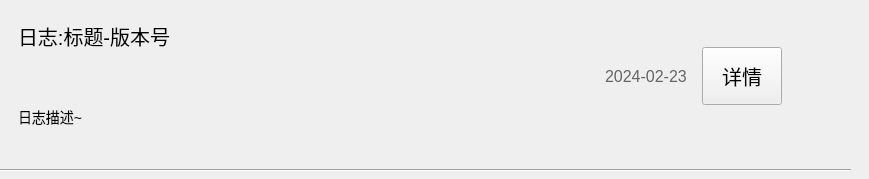
<?xml version="1.0" encoding="UTF-8"?>
<ui version="4.0">
 <class>LogItem</class>
 <widget class="QWidget" name="LogItem">
  <property name="geometry">
   <rect>
    <x>0</x>
    <y>0</y>
    <width>869</width>
    <height>179</height>
   </rect>
  </property>
  <property name="windowTitle">
   <string>Form</string>
  </property>
  <widget class="Line" name="line">
   <property name="geometry">
    <rect>
     <x>-10</x>
     <y>160</y>
     <width>861</width>
     <height>20</height>
    </rect>
   </property>
   <property name="orientation">
    <enum>Qt::Horizontal</enum>
   </property>
  </widget>
  <widget class="QWidget" name="verticalLayoutWidget_2">
   <property name="geometry">
    <rect>
     <x>0</x>
     <y>0</y>
     <width>791</width>
     <height>152</height>
    </rect>
   </property>
   <layout class="QVBoxLayout" name="verticalLayout_2">
    <item>
     <widget class="QWidget" name="gridWidget" native="true">
      <property name="sizePolicy">
       <sizepolicy hsizetype="Expanding" vsizetype="Expanding">
        <horstretch>0</horstretch>
        <verstretch>0</verstretch>
       </sizepolicy>
      </property>
      <property name="minimumSize">
       <size>
        <width>0</width>
        <height>150</height>
       </size>
      </property>
      <property name="styleSheet">
       <string notr="true"/>
      </property>
      <layout class="QGridLayout" name="gridLayout" columnstretch="1,0">
       <item row="0" column="1" alignment="Qt::AlignHCenter">
        <widget class="QPushButton" name="pushButton_2">
         <property name="styleSheet">
          <string notr="true">QPushButton{
	font-size:20px;
	height:50px;
}</string>
         </property>
         <property name="text">
          <string>详情</string>
         </property>
        </widget>
       </item>
       <item row="0" column="0">
        <widget class="QWidget" name="verticalWidget" native="true">
         <property name="sizePolicy">
          <sizepolicy hsizetype="Expanding" vsizetype="Expanding">
           <horstretch>0</horstretch>
           <verstretch>0</verstretch>
          </sizepolicy>
         </property>
         <layout class="QVBoxLayout" name="verticalLayout">
          <item>
           <widget class="QLabel" name="label_2">
            <property name="styleSheet">
             <string notr="true">QLabel{
	font-size:20px;
}</string>
            </property>
            <property name="text">
             <string>日志:标题-版本号</string>
            </property>
           </widget>
          </item>
          <item alignment="Qt::AlignRight">
           <widget class="QLabel" name="label_3">
            <property name="styleSheet">
             <string notr="true">QLabel{
	font-size:16px;
	color:rgb(100,100,100)
}</string>
            </property>
            <property name="text">
             <string>2024-02-23</string>
            </property>
           </widget>
          </item>
          <item>
           <widget class="QLabel" name="label_4">
            <property name="styleSheet">
             <string notr="true">QLabel{
	font-size:14px;
}</string>
            </property>
            <property name="text">
             <string>日志描述~</string>
            </property>
           </widget>
          </item>
         </layout>
        </widget>
       </item>
      </layout>
     </widget>
    </item>
   </layout>
  </widget>
 </widget>
 <resources/>
 <connections/>
</ui>
